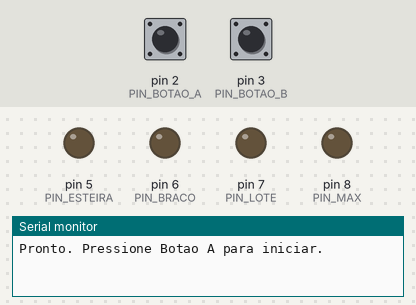
Bench run of a sketch on a simulated Arduino Uno, built with avr-gcc and run on an emulated ATmega328P. On the bench: output pins drawn as LEDs (lit = HIGH), the last lines printed to the serial monitor. Dashed ring = blinking. The inputs (shaded band) are chosen by the test bench; at power-on: pin 2 (PIN_BOTAO_A) HIGH, pin 3 (PIN_BOTAO_B) HIGH.

Above: at 1.2 s.
1.3 s: pin 2 (PIN_BOTAO_A) pulled LOW for 0.15 s
At 2.3 s:
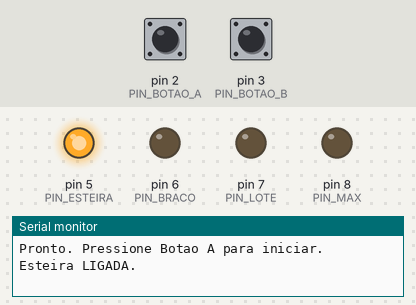
4.5 s: pin 3 (PIN_BOTAO_B) pulsed LOW 5 times (0.12 s each, 0.3 s apart)
At 6.14 s:
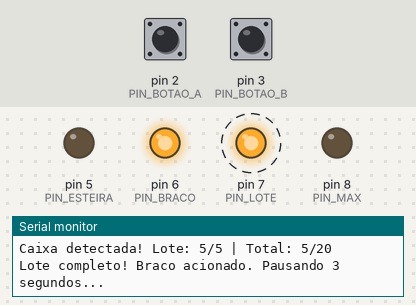
Timing chart, 0 to 10.2 s (numbered marks = the images above; inputs shaded):
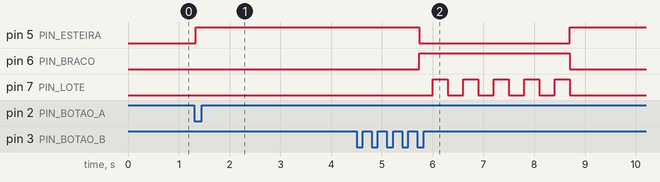

Measured:
- after the input at 1.3 s, pin 5 (PIN_ESTEIRA): LOW → HIGH at once
- after the input at 4.5 s, pin 5 (PIN_ESTEIRA): HIGH → LOW after 1.2 s, → HIGH 3.0 s later; pin 6 (PIN_BRACO): LOW → HIGH after 1.2 s, → LOW 3.0 s later; pin 7 (PIN_LOTE): alternates HIGH for 0.30 s and LOW for 0.30 s, 10 changes in all, then stays LOW, starting after 1.5 s

The sketch:

exercicio17.ino
```cpp
// ============================================================
//  Esteira de Triagem de Lotes — versao Tinkercad
// ============================================================

const int PIN_BOTAO_A = 2;
const int PIN_BOTAO_B = 3;
const int PIN_ESTEIRA = 5;
const int PIN_BRACO   = 6;
const int PIN_LOTE    = 7;
const int PIN_MAX     = 8;

const int CAIXAS_POR_LOTE    = 5;
const int CAIXAS_MAXIMAS     = 20;
const unsigned long PAUSA_MS = 3000;
const unsigned long BLINK_MS = 300;

enum Estado { PARADO, MOVENDO, PAUSADO, CAPACIDADE };
Estado estado = PARADO;

int           caixasLote  = 0;
int           caixasTotal = 0;
unsigned long inicioPausa = 0;
unsigned long ultimoBlink = 0;
bool          ledLote     = false;

bool anteriorA = HIGH;
bool anteriorB = HIGH;

// ============================================================
void setup() {
  pinMode(PIN_BOTAO_A, INPUT_PULLUP);
  pinMode(PIN_BOTAO_B, INPUT_PULLUP);
  pinMode(PIN_ESTEIRA, OUTPUT);
  pinMode(PIN_BRACO,   OUTPUT);
  pinMode(PIN_LOTE,    OUTPUT);
  pinMode(PIN_MAX,     OUTPUT);

  digitalWrite(PIN_ESTEIRA, LOW);
  digitalWrite(PIN_BRACO,   LOW);
  digitalWrite(PIN_LOTE,    LOW);
  digitalWrite(PIN_MAX,     LOW);

  Serial.begin(9600);
  Serial.println("Pronto. Pressione Botao A para iniciar.");
}

// ============================================================
bool clicouA() {
  bool leitura = digitalRead(PIN_BOTAO_A);
  if (leitura == LOW && anteriorA == HIGH) {
    delay(30);
    anteriorA = digitalRead(PIN_BOTAO_A);
    return (anteriorA == LOW);
  }
  anteriorA = leitura;
  return false;
}

bool clicouB() {
  bool leitura = digitalRead(PIN_BOTAO_B);
  if (leitura == LOW && anteriorB == HIGH) {
    delay(30);
    anteriorB = digitalRead(PIN_BOTAO_B);
    return (anteriorB == LOW);
  }
  anteriorB = leitura;
  return false;
}

// ============================================================
void imprimirStatus() {
  Serial.print("Lote: ");
  Serial.print(caixasLote);
  Serial.print("/");
  Serial.print(CAIXAS_POR_LOTE);
  Serial.print(" | Total: ");
  Serial.print(caixasTotal);
  Serial.print("/");
  Serial.println(CAIXAS_MAXIMAS);
}

// ============================================================
void loop() {
  unsigned long agora = millis();
  bool bA = clicouA();
  bool bB = clicouB();

  // Piscar LED 3 durante pausa
  if (estado == PAUSADO) {
    if (agora - ultimoBlink >= BLINK_MS) {
      ultimoBlink = agora;
      ledLote = !ledLote;
      digitalWrite(PIN_LOTE, ledLote ? HIGH : LOW);
    }
  }

  switch (estado) {

    case PARADO:
      if (bA) {
        caixasLote  = 0;
        caixasTotal = 0;
        digitalWrite(PIN_ESTEIRA, HIGH);
        digitalWrite(PIN_MAX,     LOW);
        estado = MOVENDO;
        Serial.println("Esteira LIGADA.");
      }
      break;

    case MOVENDO:
      if (bB) {
        caixasLote++;
        caixasTotal++;
        Serial.print("Caixa detectada! ");
        imprimirStatus();

        if (caixasTotal >= CAIXAS_MAXIMAS) {
          digitalWrite(PIN_ESTEIRA, LOW);
          digitalWrite(PIN_MAX,     HIGH);
          estado = CAPACIDADE;
          Serial.println("CAPACIDADE MAXIMA atingida! Pressione Botao A para resetar.");
          break;
        }

        if (caixasLote >= CAIXAS_POR_LOTE) {
          caixasLote = 0;
          digitalWrite(PIN_ESTEIRA, LOW);
          digitalWrite(PIN_BRACO,   HIGH);
          inicioPausa = agora;
          ultimoBlink = agora;
          ledLote     = false;
          estado      = PAUSADO;
          Serial.println("Lote completo! Braco acionado. Pausando 3 segundos...");
        }
      }
      break;

    case PAUSADO:
      if (agora - inicioPausa >= PAUSA_MS) {
        digitalWrite(PIN_BRACO, LOW);
        digitalWrite(PIN_LOTE,  LOW);
        ledLote = false;
        digitalWrite(PIN_ESTEIRA, HIGH);
        estado = MOVENDO;
        Serial.println("Braco recolhido. Esteira retomada.");
      }
      break;

    case CAPACIDADE:
      if (bA) {
        caixasLote  = 0;
        caixasTotal = 0;
        digitalWrite(PIN_ESTEIRA, LOW);
        digitalWrite(PIN_BRACO,   LOW);
        digitalWrite(PIN_LOTE,    LOW);
        digitalWrite(PIN_MAX,     LOW);
        ledLote = false;
        estado  = PARADO;
        Serial.println("Sistema resetado. Pressione Botao A para iniciar.");
      }
      break;
  }
}
```
